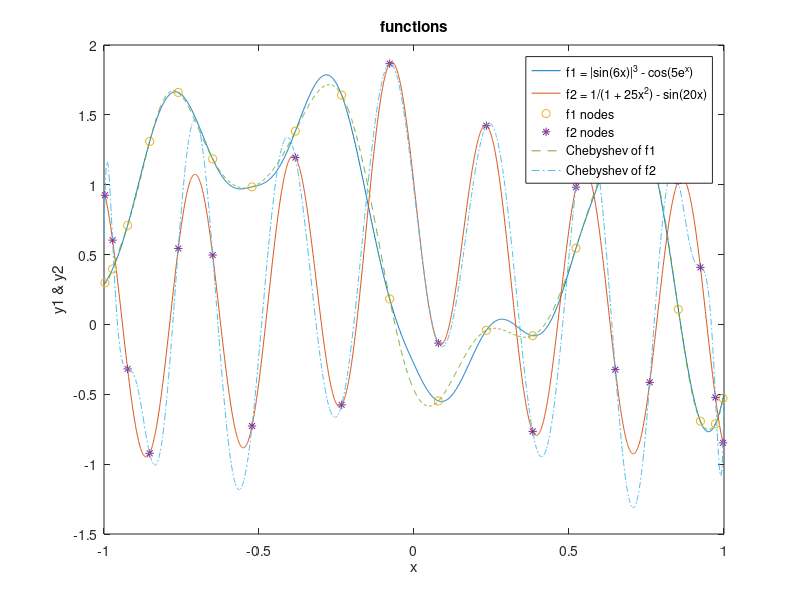
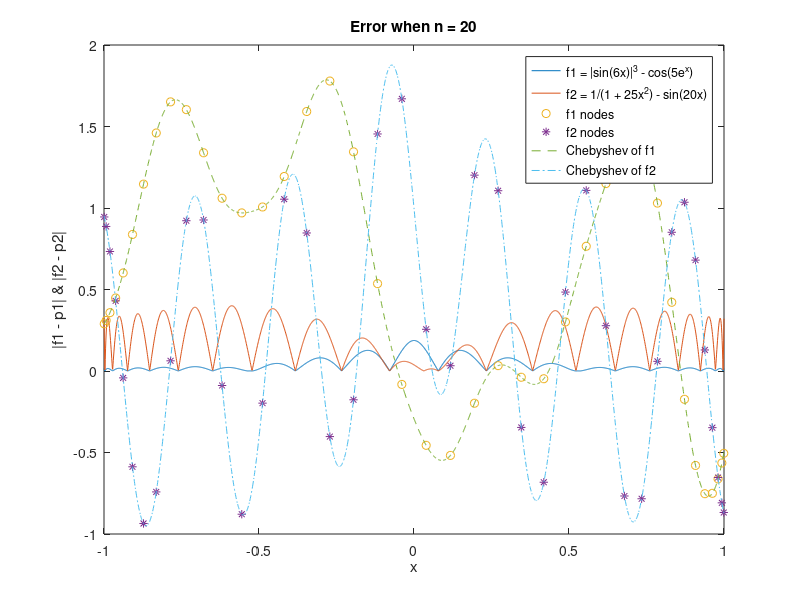
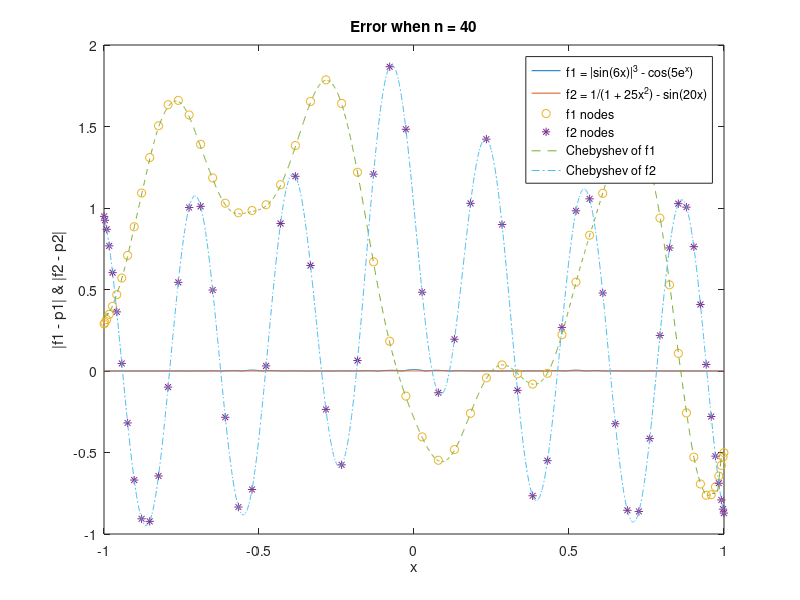
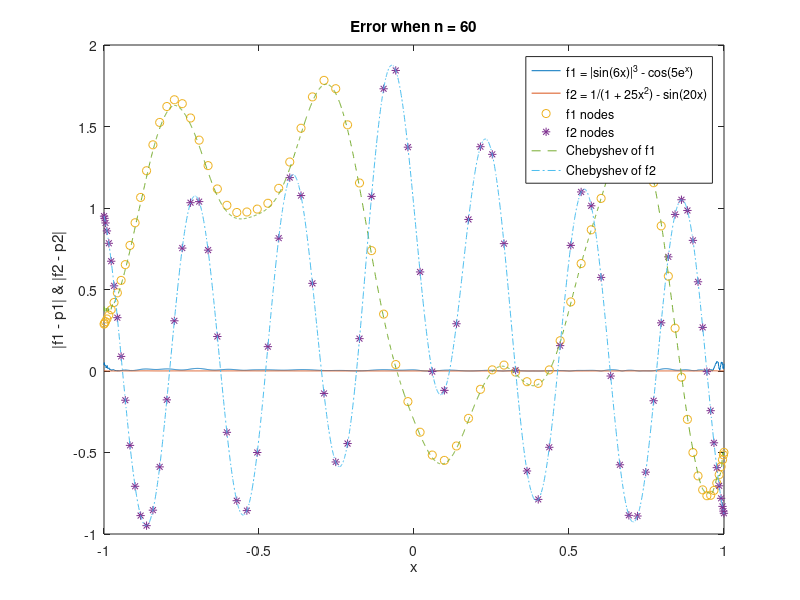

These figures' MATLAB source, in order:
f1 = @(x) abs(sin(6. * x)).^3. - cos(5. * exp(x)); % the first function
f2 = @(x) 1./(1+25*x.^2) - sin(20. * x);

% plot 2 functions over [-1,1];
x = -1:1e-3:1;
y1 = f1(x);
y2 = f2(x);
figure;
plot(x, y1, x, y2); title('functions'); xlabel('x');ylabel('y1 & y2');
error1 = zeros(1, 5);
error2 = zeros(1, 5);

for n = 20 : 20 : 100
iteration_num = n / 20;
k = 1:n; % iterator
xc = cos((2*k-1)/2/n*pi); % Chebyshev nodes
yc1 = f1(xc); % function evaluated at Chebyshev nodes
yc2 = f2(xc);
hold on;
plot(xc, yc1,'o');
plot(xc, yc2,'*');

% find polynomial to interpolate data using the Chebyshev nodes
p1 = polyfit(xc, yc1, n-1); 
p2 = polyfit(xc, yc2, n-1); 
max_error1 = max( abs( y1 - polyval(p1, x) ) );
max_error2 = max( abs( y2 - polyval(p2, x) ) );
error1(iteration_num) = max_error1;
error2(iteration_num) = max_error2;

plot(x, polyval(p1,x), '--'); % plot polynomial
plot(x, polyval(p2,x), '-.');
legend('f1 = |sin(6x)|^3 - cos(5e^x)', 'f2 = 1/(1 + 25x^2) - sin(20x)', ...
    'f1 nodes', 'f2 nodes','Chebyshev of f1','Chebyshev of f2', 'location','best')

figure;
plot(x, abs(y1-polyval(p1,x)), x, abs(y2-polyval(p2,x))); 
xlabel('x');ylabel('|f1 - p1| & |f2 - p2|');title(['Error when n = ' num2str(n)]);
end

% finally, we plot how the max error changes 
n = 20: 20 : 100;
figure;
plot(n, error1, n, error2);
xlabel('num of Chebyshev points'); ylabel('maximum absolute error'); title('Max error');
legend('f1','f2','location','best')

